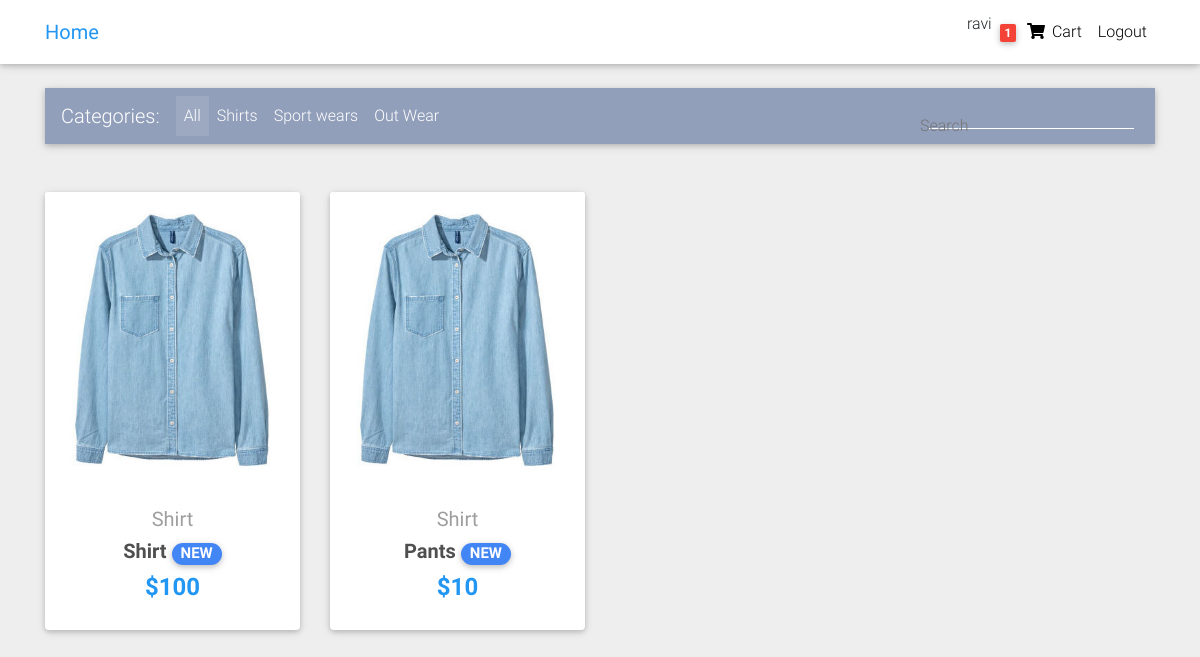
/categories=S/ (signed in), run on the app's committed database.
### core/models.py (models this page shows, shortened)
class Order(models.Model):
    user = models.ForeignKey(settings.AUTH_USER_MODEL,
                            on_delete=models.CASCADE)
    items = models.ManyToManyField(OrderItem)
    start_date = models.DateTimeField(auto_now_add=True)
    ordered_date = models.DateTimeField()
    ordered= models.BooleanField(default=False)
    billing_address = models.ForeignKey(
        'BillingAddress',
        on_delete=models.SET_NULL,
        blank=True,
        null=True
    )

class Items(models.Model):
    title = models.CharField(max_length=100)
    img = models.ImageField(upload_to='items_img/')
    categories= models.CharField(choices=CATEGORIES_CHOICES,max_length=2)
    label= models.CharField(choices=LABEL_CHOICES,max_length=1,blank=True,null=True)
    price = models.IntegerField()
    discount_price = models.IntegerField(null=True,blank=True)
    description = models.CharField(max_length=1000,null=True,blank=True)
    slug = models.SlugField()
    def get_abs_url(self):
        return reverse("core:product",kwargs={
            'slug':self.slug
        })

### core/views.py (the view)
# urls.py: path('categories=<categories>/',filter_by_categories,name='filter_by_categories'),
def filter_by_categories(request,categories):
    items = Items.objects.all()
    queryset = items.filter(categories=categories)
    filter = ItemsFilter(request.GET,queryset=queryset)
    context = {
        'queryset':queryset,
        'filter':filter
    }
    return render(request,"home-page.html",context=context)

### core/templatetags/cart_template_tags.py (called while the page is built)
@register.filter
def cart_item_count(user):
    if user.is_authenticated:
        qs = Order.objects.filter(user=user,ordered = False)
        if qs.exists():
            return qs[0].items.count()
    return 0

### templates/home-page.html (shortened to what this page needs)
{% extends '_base.html' %}
{% block contents%}
  <main>
    <div class="container">
      <nav class="navbar navbar-expand-lg navbar-dark mdb-color lighten-3 mt-3 mb-5">
        <span class="navbar-brand">Categories:</span>
        <div class="collapse navbar-collapse" id="basicExampleNav">
          <ul class="navbar-nav mr-auto">
            <li class="nav-item active">
              <a class="nav-link" href="{% url 'core:home' %}">All
              </a>
            </li>
            <li class="nav-item">
              <a class="nav-link" href="{% url 'core:filter_by_categories' 'S' %}">Shirts</a>
            </li>
            <li class="nav-item">
              <a class="nav-link" href="{% url 'core:filter_by_categories' 'SW' %}">Sport wears</a>
            </li>
            <li class="nav-item">
              <a class="nav-link" href="{% url 'core:filter_by_categories' 'OW' %}"> Out Wear</a>
            </li>
          </ul>
          <form class="form-inline" method="GET">
            <div class="md-form my-0">
              <form action="" method="post">
                {{filter.form.title}}
                <label for="">Search</label>
              </form>
            </div>
          </form>
        </div>
      </nav>
      <section class="text-center mb-4">
        <div class="row wow fadeIn">
        {% for item in filter.qs %}
          <div class="col-lg-3 col-md-6 mb-4">
            <div class="card">
              <div class="view overlay">
                <img src="{{ item.img.url }}" class="card-img-top"
                  alt="">
              </div>
              <div class="card-body text-center">
                <a href="" class="grey-text">
                  <h5>{{ item.get_categories_display }}</h5>
                </a>
                <h5>
                  <strong>
                    <a href="{{ item.get_abs_url }}" class="dark-grey-text">{{ item.title }}
                      <span class="badge badge-pill {{item.get_label_display}}-color">NEW</span>
                    </a>
                  </strong>
                </h5>
                <h4 class="font-weight-bold blue-text">
                  {% if item.discount_price %}
                    <strong>${{ item.discount_price }}</strong>
                  {% else %}
                    <strong>${{ item.price }}</strong>
                  {% endif %}
                </h4>
              </div>
            </div>
          </div>
        {% endfor %}
        </div>
      </section>
    </div>
  </main>
{% endblock %}

### templates/_base.html (shortened to what this page needs)
<!DOCTYPE html>
<html lang="en">
{% load static %}
{% load cart_template_tags %}
<head>
  <link rel="stylesheet" href="https://use.fontawesome.com/releases/v5.11.2/css/all.css">
  <link href="{% static 'css/bootstrap.min.css' %}" rel="stylesheet">
  <link href="{% static 'css/mdb.min.css' %}" rel="stylesheet">
  <link href="{% static 'css/style.min.css' %}" rel="stylesheet">
  <link href="{% static 'css/comments/comments.css' %}" rel="stylesheet">
</head>
<body>
  <div class="mt-5 pt-4">
  </div>
  <nav class="navbar fixed-top navbar-expand-lg navbar-light white scrolling-navbar">
    <div class="container">
      <a class="navbar-brand waves-effect" href="{% url 'core:home' %}">
        <strong class="blue-text">Home</strong>
      </a>
      <div class="collapse navbar-collapse" id="navbarSupportedContent">
        <ul class="navbar-nav nav-flex-icons">
          {% if request.user.is_authenticated %}
          <li class="nav-item">
            <span>{{ request.user.username }}</span>
          </li>
          <li class="nav-item">
            <a href="{% url 'core:CheckOutView' %}" class="nav-link waves-effect">
              <span class="badge red z-depth-1 mr-1"> {{request.user|cart_item_count}} </span>
              <i class="fas fa-shopping-cart"></i>
              <span class="clearfix d-none d-sm-inline-block"> Cart </span>
            </a>
          </li>
          <li class="nav-item">
            <a class="nav-link waves-effect" href="{% url 'account_logout' %}">
              <span class="clearfix d-none d-sm-inline-block"> Logout </span>
            </a>
          </li>
          {% endif %}
        </ul>
      </div>
    </div>
  </nav>
  {% block contents%}
  {% endblock%}
</body>
</html>

### core/static/css/comments/comments.css (style rules this page uses)
body { margin-top:20px; background:#eee; }

### templates/_base.html (style rules this page uses)
html, body, header, .carousel { height: 60vh; }

### data on the page
Items: img (picture), categories "Shirt", title "Shirt", discount_price "100"
Items: img (picture), categories "Shirt", title "Pants", discount_price "10"

### other printed values
{{ request.user.username }} "ravi"
{{ request.user|cart_item_count }} "1"
